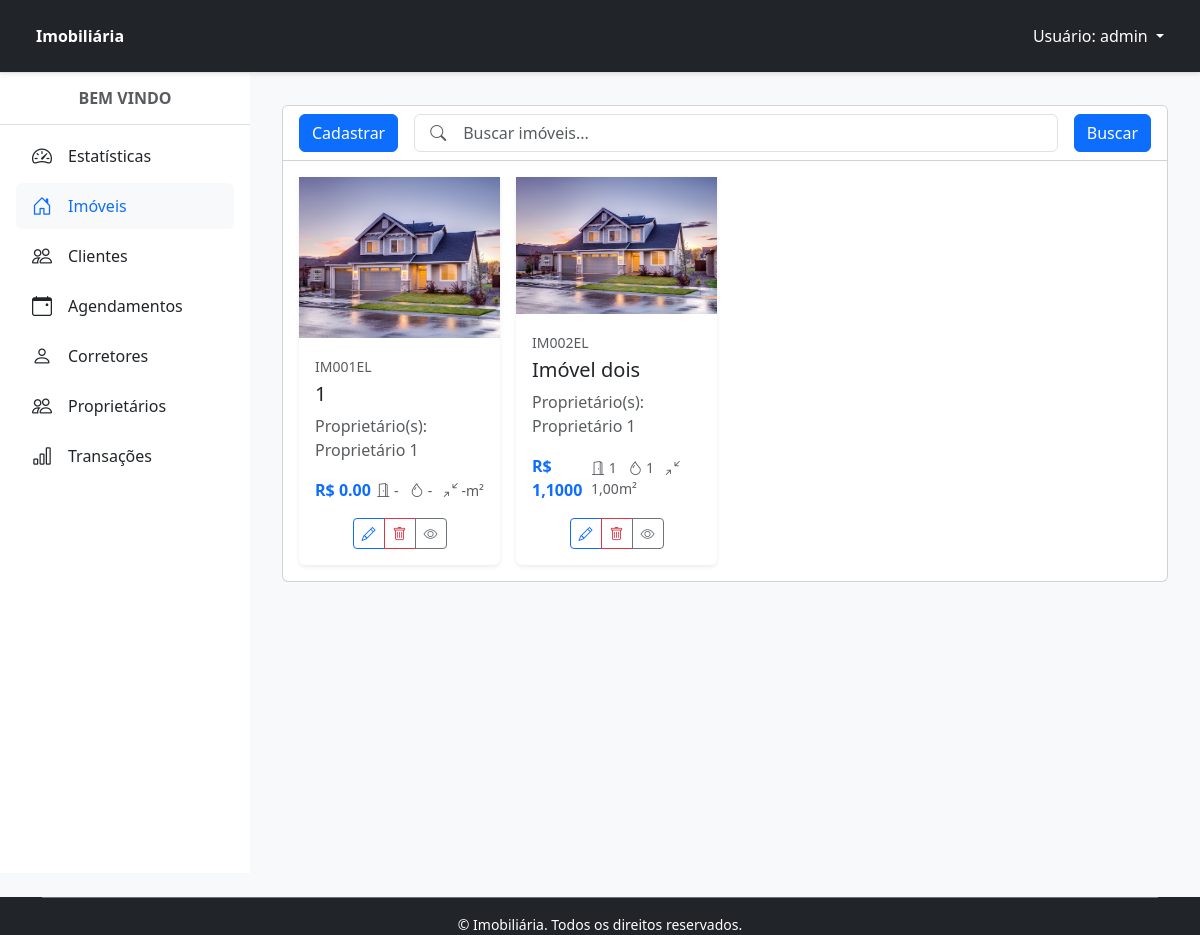
Page /imovel/ (signed in) on the earlier database version.
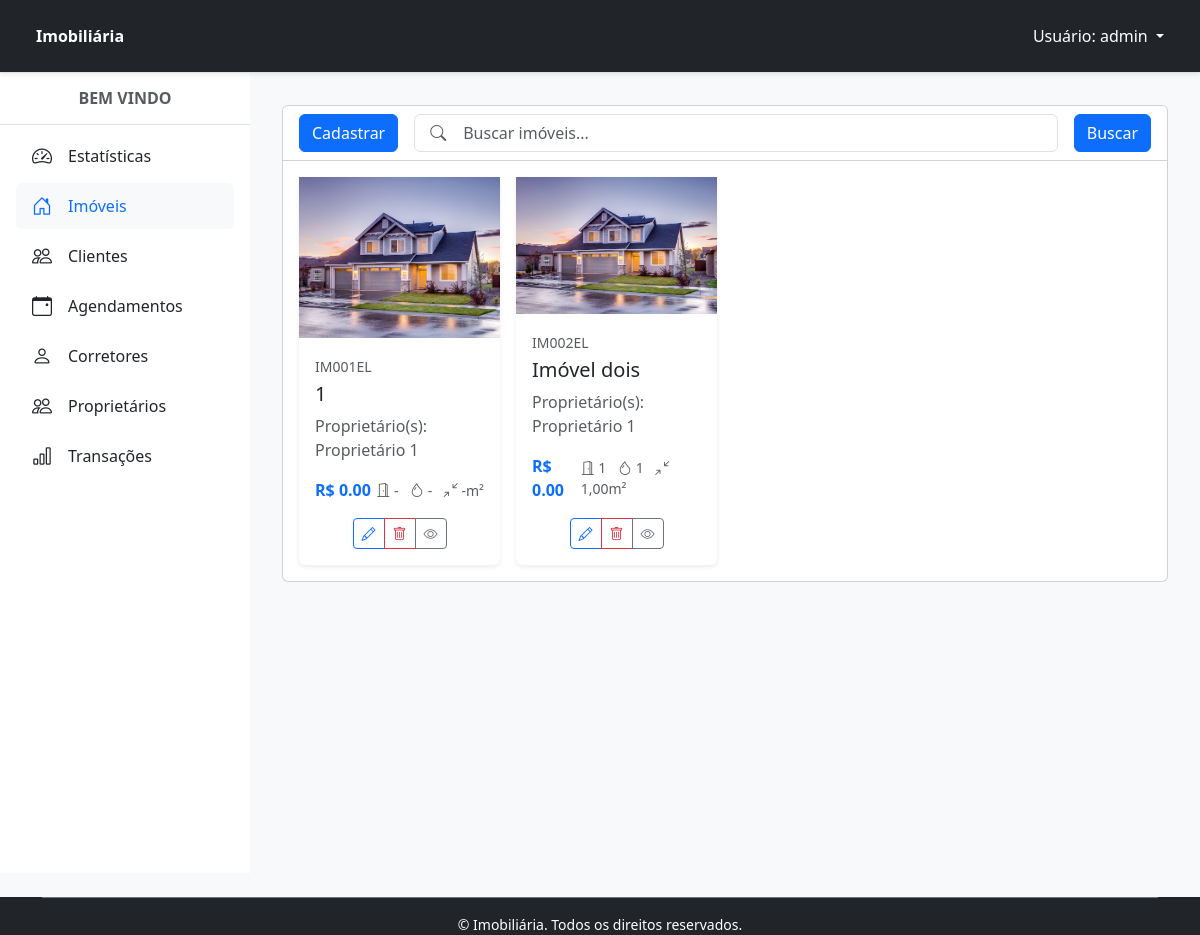
Same page on the later database version.
### imovel/models.py (models this page shows, shortened)
class Imovel(models.Model):
    nome = models.CharField(max_length=100)
    codigoImovel = models.CharField('Código do Imóvel', max_length=10, unique=True, help_text='Código único do imóvel')
    foto = StdImageField('Foto', upload_to='pessoas', delete_orphans=True, null=True, blank=True)
    rua = models.CharField('Rua', max_length=100, help_text='Nome da rua do imóvel', null=True, blank=True)
    bairro = models.CharField('Bairro', max_length=100, help_text='Bairro onde o imóvel está localizado', null=True, blank=True)
    cidade = models.CharField('Cidade', max_length=100, help_text='Cidade onde o imóvel está localizado', null=True, blank=True)
    estado = models.CharField('Estado', max_length=100, help_text='Estado onde o imóvel está localizado', null=True, blank=True)
    cep = models.CharField('CEP', max_length=10, help_text='Código Postal do imóvel', null=True, blank=True)
    numero = models.CharField('Número', max_length=10, help_text='Número do imóvel no endereço', null=True, blank=True)
    complemento = models.CharField('Complemento', max_length=50, null=True, blank=True, help_text='Complemento do endereço (ex: apartamento, bloco)')
    proprietario = models.ManyToManyField(Proprietario, verbose_name='Proprietário',)
    disponivel_locacao = models.BooleanField('Disponível para Locação', default=True, )
    valorVenda = models.DecimalField('Valor de Venda', max_digits=10, decimal_places=2, null=True, blank=True )
    valorIPTU = models.DecimalField('Valor IPTU', max_digits=10, decimal_places=2, null=True, blank=True)
    valorCondominio = models.DecimalField('Valor do Condomínio', max_digits=10, decimal_places=2, null=True, blank=True )
    areaTotal = models.DecimalField('Área Total (m²)', max_digits=10, decimal_places=2, null=True, blank=True)
    areaPrivativa = models.DecimalField('Área Privativa (m²)', max_digits=10, decimal_places=2, null=True, blank=True)
    areaUtil = models.DecimalField('Área Útil (m²)', max_digits=10, decimal_places=2, null=True, blank=True)
    numQuartos = models.IntegerField('Número de Quartos', null=True, blank=True,)
    numBanheiros = models.IntegerField('Número de Banheiros', null=True, blank=True,)
    vagasGaragem = models.IntegerField('Vagas de Garagem', null=True, blank=True,)
    caracteristicas = models.TextField('Características', null=True, blank=True, )
    comodidades = models.TextField('Comodidades', null=True, blank=True,)
    descricao = models.TextField('Descrição Completa', null=True, blank=True, )
    tipoImovel = models.CharField('Tipo de Imóvel', max_length=20, choices=[('Casa', 'Casa'), ('Apartamento', 'Apartamento'), ('Terreno', 'Terreno'), ('Comercial', 'Comercial'), ('Outro', 'Outro'),], null=True, blank=True)
    last_updated = models.DateTimeField('Última Atualização', auto_now=True, help_text='Data e hora da última atualização do imóvel')
    VALORIZACAO_PADRAO = Decimal('1.10')
    zona_valorizacao = models.BooleanField(
        'Zona de Valorização',
        default=False,
        help_text="Marque se o imóvel está em uma região de valorização especial (ex: bairro de luxo, próximo a universidades)."
    )
    class Meta:
        verbose_name = 'Imóvel'
        verbose_name_plural = 'Imóveis'
    def status_imovel(self):
        if Transacao.objects.filter(codigoImovel=self, tipoTransacao='Venda', statusTransacao='Pendente').exists():
            return 'Em Confirmação de Venda'
        elif not self.disponivel_locacao:
            return 'Não Disponível para Locação'
        else:
            return 'Disponível para Locação e Venda'
    def calcular_valor_venda_com_valorizacao(self):
        if self.valorVenda is None:
            return None
        if self.zona_valorizacao:
            return self.valorVenda * self.VALORIZACAO_PADRAO
        return self.valorVenda
    def is_outdated(self):
        six_months_ago = timezone.now() - timezone.timedelta(days=180)
        return self.last_updated < six_months_ago

### imovel/views.py (the view)
# urls.py: path('imovel/', ImovelView.as_view(), name='imovel'),
class ImovelView(PermissionRequiredMixin, ListView):
    permission_required = 'imovel.view_imovel'
    permission_denied_message = 'Visualizar imóvel'
    model = Imovel
    template_name = 'imovel.html'
    def get_queryset(self):
        buscar = self.request.GET.get('buscar')
        qs = super(ImovelView, self).get_queryset()
        if buscar:
            qs = qs.filter(nome__icontains=buscar)
        if qs.count() > 0:
            paginator = Paginator(qs, 10)
            listagem = paginator.get_page(self.request.GET.get('page'))
            return listagem
        else:
            return messages.info(self.request, 'Nenhum imovel encontrado com esse nome')
    def get_context_data(self, **kwargs):
        context = super().get_context_data(**kwargs)
        context['total_imoveis'] = Imovel.objects.count()
        context['imoveis_disponiveis_locacao'] = Imovel.objects.filter(disponivel_locacao=True).count()
        six_months_ago = timezone.now() - timezone.timedelta(days=180)
        context['imoveis_desatualizados'] = Imovel.objects.filter(last_updated__lt=six_months_ago).count()
        return context

### imovel/templates/imovel.html (shortened to what the changed rows need)
{% extends "principal.html" %}
{% block content %}
<div class="container-fluid">
    <div class="row">
        <div class="col-12 p-3">
            <div class="card">
                <div class="card-body">
                    <div class="row row-cols-1 row-cols-sm-2 row-cols-md-3 row-cols-lg-4 g-3">
                        {% for imovel in object_list %}
                        <div class="col">
                            <div class="card h-100 border-0 shadow-sm hover-shadow transition-all">
                                {% if imovel.foto %}
                                <img src="{{ imovel.foto.url }}" class="img-fluid w-100 h-100 object-fit-cover"
                                    alt="Imóvel">
                                {% else %}
                                <img src="/static/img/casa1.jpeg" class="img-fluid w-100 h-100 object-fit-cover"
                                    alt="Imóvel">
                                {% endif %}
                                <div class="card-body">
                                    <small class="text-muted">{{imovel.codigoImovel}}</small>
                                    <h5 class="card-title mt-1 mb-2">{{ imovel.nome }}</h5>
                                    <p class="card-text text-muted mb-3">Proprietário(s):
                                        {% for proprietario in imovel.proprietario.all %}
                                        {{proprietario.nome}}{% if not forloop.last %}, {% endif %}
                                        {% endfor %}
                                    </p>
                                    <div class="d-flex justify-content-between align-items-center">
                                        <span class="fw-bold text-primary">R$ {{ imovel.calcular_valor_venda_com_valorizacao|default:"0.00" }}</span>
                                        <div class="text-muted small">
                                            <i class="bi bi-door-open"></i> {{ imovel.numQuartos|default:"-" }}
                                            <i class="bi bi-droplet ms-2"></i> {{ imovel.numBanheiros|default:"-" }}
                                            <i class="bi bi-arrows-angle-contract ms-2"></i> {{ imovel.areaTotal|default:"-" }}m²
                                        </div>
                                    </div>
                                </div>
                                <div class="card-footer bg-transparent border-top-0 pt-0 pb-3 text-center">
                                    <div class="btn-group btn-group-sm" role="group">
                                        {% if perms.imovel.change_imovel %}
                                        <a href="{% url 'imovel_editar' imovel.pk %}" class="btn btn-outline-primary"
                                            title="Editar">
                                            <i class="bi bi-pencil"></i>
                                        </a>
                                        {% endif %}
                                        {% if perms.imovel.delete_imovel %}
                                        <a href="{% url 'imovel_apagar' imovel.pk %}" class="btn btn-outline-danger"
                                            title="Excluir">
                                            <i class="bi bi-trash"></i>
                                        </a>
                                        {% endif %}
                                        <button type="button" class="btn btn-outline-secondary" data-bs-toggle="modal"
                                            data-bs-target="#modal{{imovel.id}}">
                                            <i class="bi bi-eye"></i>
                                        </button>
                                    </div>
                                </div>
                            </div>
                            </div>
                        {% endfor %}
                    </div>
                </div>
            </div>
        </div>
    </div>
</div>
{% endblock %}

Differences in the rows shown:
changed Imovel "Imóvel dois": calcular_valor_venda_com_valorizacao "1,1000" → "0.00"
